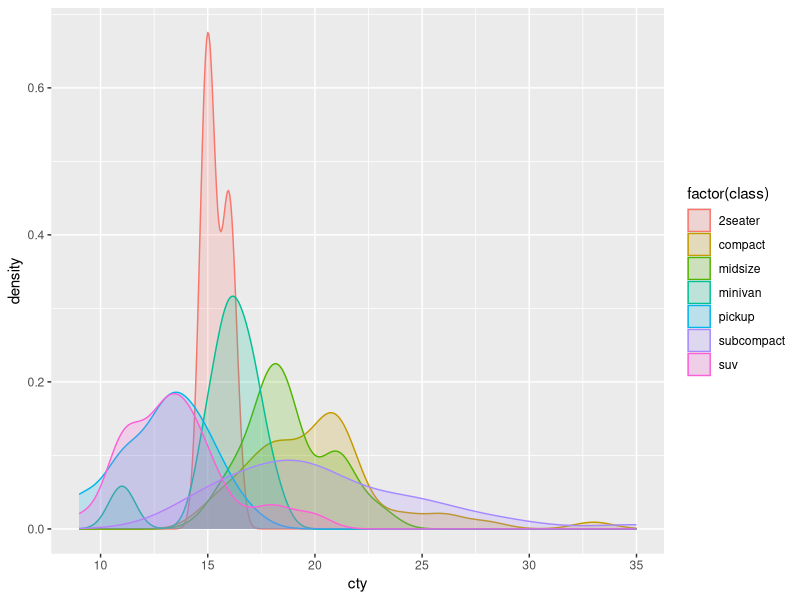
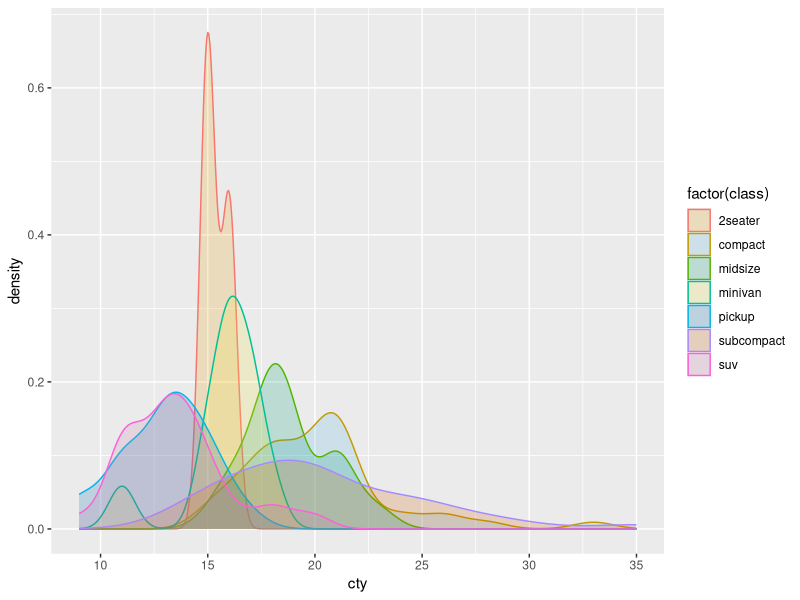
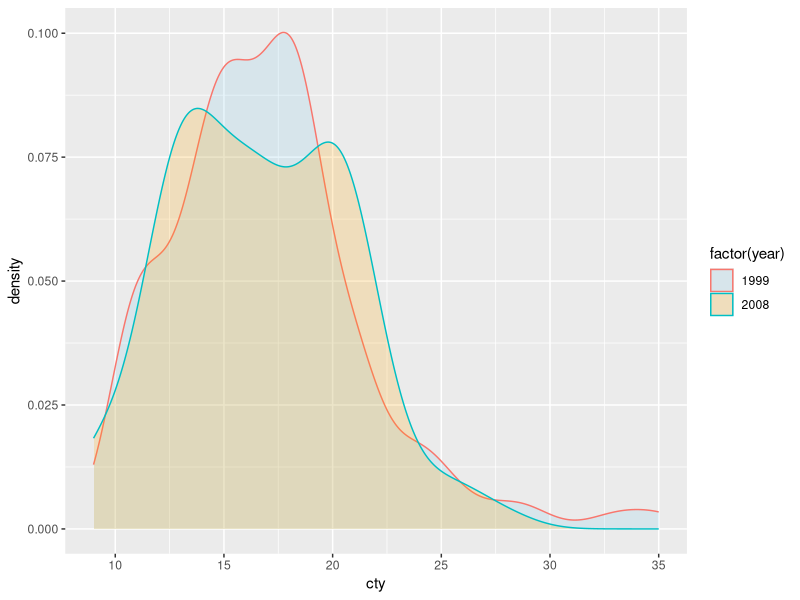
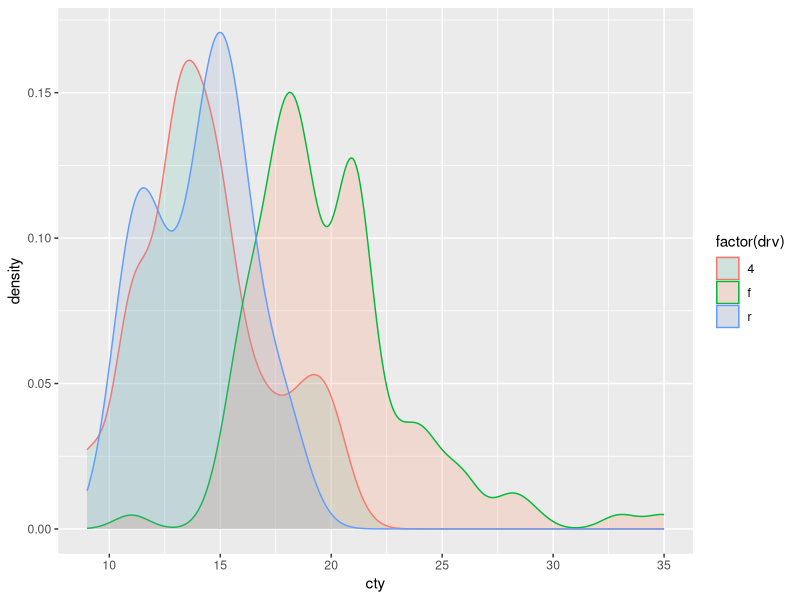
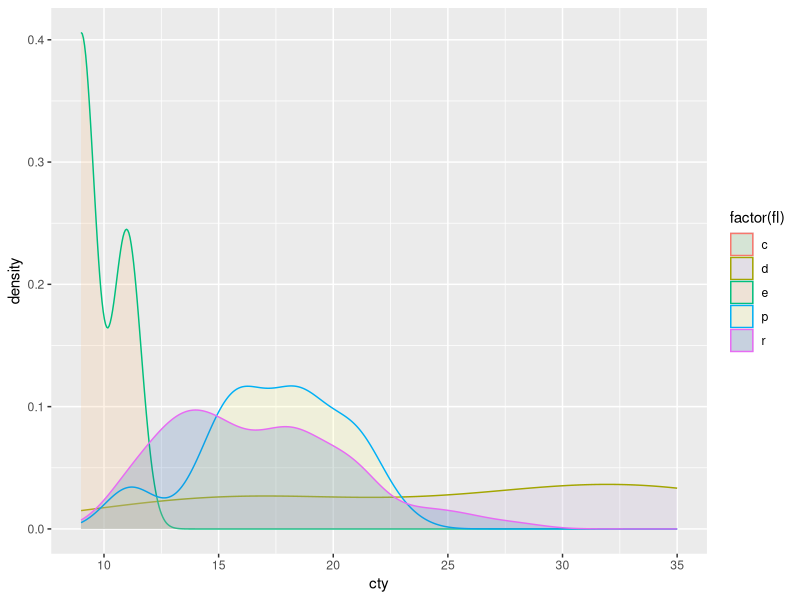

Generate these figures, in order, with R:
library(ggplot2)


### Name: scale_colour_discrete
### Title: Discrete colour scales
### Aliases: scale_colour_discrete scale_fill_discrete scale_color_discrete

### ** Examples

# Template function for creating densities grouped by a variable
cty_by_var <- function(var) {
  ggplot(mpg, aes(cty, colour = factor({{var}}), fill = factor({{var}}))) +
    geom_density(alpha = 0.2)
}

# The default, scale_fill_hue(), is not colour-blind safe
cty_by_var(class)

# (Temporarily) set the default to Okabe-Ito (which is colour-blind safe)
okabe <- c("#E69F00", "#56B4E9", "#009E73", "#F0E442", "#0072B2", "#D55E00", "#CC79A7")
withr::with_options(
  list(ggplot2.discrete.fill = okabe),
  print(cty_by_var(class))
)

# Define a collection of palettes to alter the default based on number of levels to encode
discrete_palettes <- list(
  c("skyblue", "orange"),
  RColorBrewer::brewer.pal(3, "Set2"),
  RColorBrewer::brewer.pal(6, "Accent")
)
withr::with_options(
  list(ggplot2.discrete.fill = discrete_palettes), {
  # 1st palette is used when there 1-2 levels (e.g., year)
  print(cty_by_var(year))
  # 2nd palette is used when there are 3 levels
  print(cty_by_var(drv))
  # 3rd palette is used when there are 4-6 levels
  print(cty_by_var(fl))
})
